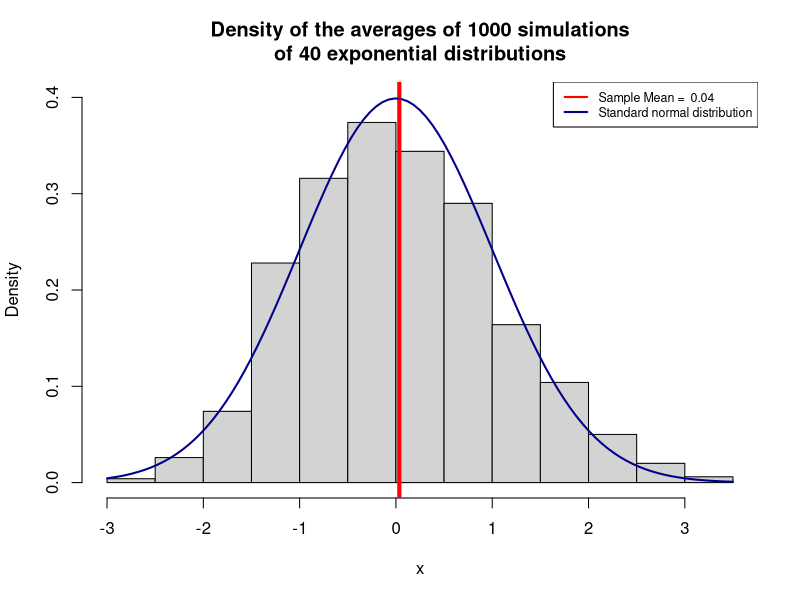

Reproduce this figure in R.
## ---- chunk 1
# Simulations of the means
set.seed(60)
mexp <- NULL
for (i in 1:1000) mexp <- c(mexp, mean(rexp(40,0.2)))
## ---- chunk 2
mean(mexp)
## ---- chunk 3
var(mexp)
## ---- chunk 4
# Simulations of the variances
set.seed(60)
vexp <- NULL
for (i in 1:1000) vexp <- c(vexp, var(rexp(40,0.2)))
## ---- chunk 5
mean(vexp)
## ---- chunk 6
sigma <- 5
mu <- 5
n <- 40
norm_mexp <- (mexp - mu) / (sigma / sqrt(n))

# Plot
hist(norm_mexp,
     freq = FALSE,
     breaks = 20,
     main = "Density of the averages of 1000 simulations\nof 40 exponential distributions",
     xlab = "x",
     ylim = c(0,0.4))
# Vertical line on the sample mean
abline(v = mean(norm_mexp), 
       col = "red", 
       lwd = 4)
# Normal distribution reference
curve(dnorm(x,0,1), 
      add = TRUE, 
      col = "darkblue", 
      lwd=2)
legend("topright",
       legend = c(paste("Sample Mean = ", round(mean(norm_mexp), digits = 2)), 
                  "Standard normal distribution"),
       col = c("red", "darkblue"),
       lty = c(1,1),
       lwd = 2,
       cex = 0.75)

